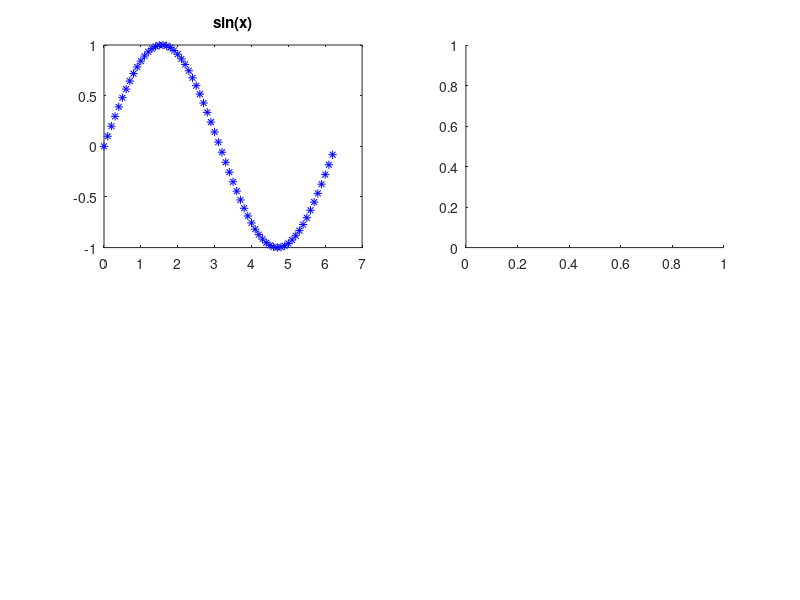

Here is the MATLAB script that generated this plot: (Note: this script raises an error after producing the figure.)
%programme related to sub-plots
clc
clear all
x=0:.1:2*pi;
subplot(2,2,1);
plot(x,sin(x),'b*')
title('sin(x)')
subplot(2,2,2);
plot(x,cos(x),'r-0')
title('cos(x)')
subplot(2,2,3)
plot(x,exp(-x),'g.')
title('exp(-x)');
subplot(2,2,4);
plot(x,2.*x-x.^2,'m-0')
title('2x-x^2')